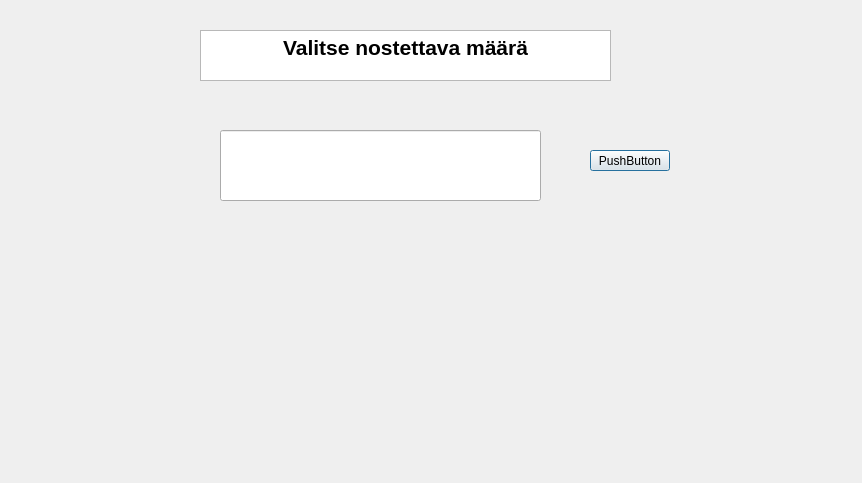
<?xml version="1.0" encoding="UTF-8"?>
<ui version="4.0">
 <class>MuuSummaNosto</class>
 <widget class="QDialog" name="MuuSummaNosto">
  <property name="geometry">
   <rect>
    <x>0</x>
    <y>0</y>
    <width>862</width>
    <height>483</height>
   </rect>
  </property>
  <property name="windowTitle">
   <string>Dialog</string>
  </property>
  <widget class="QLineEdit" name="lineEdit_MuuNosto">
   <property name="geometry">
    <rect>
     <x>220</x>
     <y>130</y>
     <width>321</width>
     <height>71</height>
    </rect>
   </property>
  </widget>
  <widget class="QTextBrowser" name="textBrowser">
   <property name="geometry">
    <rect>
     <x>200</x>
     <y>30</y>
     <width>411</width>
     <height>51</height>
    </rect>
   </property>
   <property name="html">
    <string>&lt;!DOCTYPE HTML PUBLIC &quot;-//W3C//DTD HTML 4.0//EN&quot; &quot;http://www.w3.org/TR/REC-html40/strict.dtd&quot;&gt;
&lt;html&gt;&lt;head&gt;&lt;meta name=&quot;qrichtext&quot; content=&quot;1&quot; /&gt;&lt;style type=&quot;text/css&quot;&gt;
p, li { white-space: pre-wrap; }
&lt;/style&gt;&lt;/head&gt;&lt;body style=&quot; font-family:'MS Shell Dlg 2'; font-size:8.25pt; font-weight:400; font-style:normal;&quot;&gt;
&lt;p align=&quot;center&quot; style=&quot; margin-top:0px; margin-bottom:0px; margin-left:0px; margin-right:0px; -qt-block-indent:0; text-indent:0px;&quot;&gt;&lt;span style=&quot; font-size:16pt; font-weight:600;&quot;&gt;Valitse nostettava määrä&lt;/span&gt;&lt;/p&gt;&lt;/body&gt;&lt;/html&gt;</string>
   </property>
  </widget>
  <widget class="QPushButton" name="pushButton_MuuSummaNosto">
   <property name="geometry">
    <rect>
     <x>590</x>
     <y>150</y>
     <width>80</width>
     <height>21</height>
    </rect>
   </property>
   <property name="text">
    <string>PushButton</string>
   </property>
  </widget>
  <widget class="QLabel" name="label_MuuNosto">
   <property name="geometry">
    <rect>
     <x>150</x>
     <y>260</y>
     <width>591</width>
     <height>121</height>
    </rect>
   </property>
   <property name="text">
    <string/>
   </property>
  </widget>
 </widget>
 <resources/>
 <connections/>
</ui>
